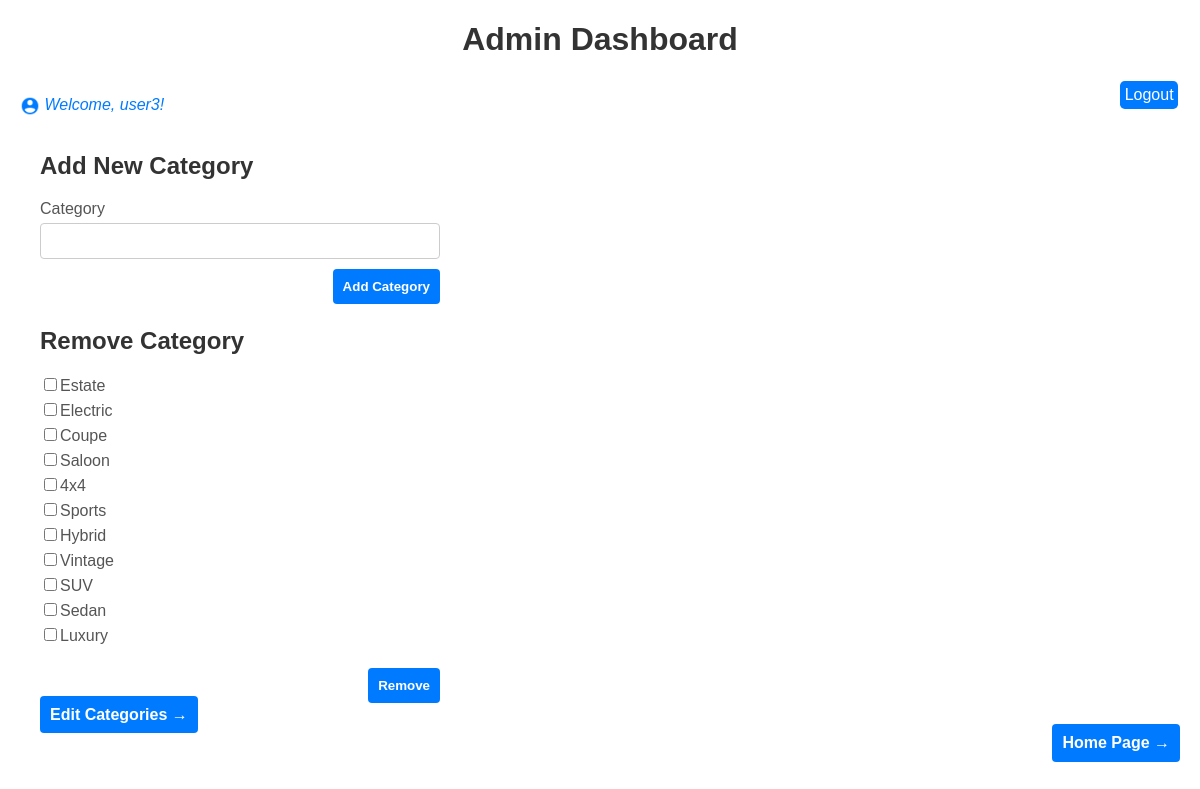
The app's page /adminCategories.php (signed in) with its own data.
### tables this page shows
CREATE TABLE `category` (
  `category_id` int(11) NOT NULL AUTO_INCREMENT,
  `category_name` varchar(20) NOT NULL,
  PRIMARY KEY (`category_id`)
);

### public/deleteCategory.php (the view, shortened to what this page needs)
<?php
require('dbconnect.php');
?>
<!DOCTYPE html>
<html lang="en">
<head>
</head>
<body>
    <div>
        <h2>Remove Category</h2>
        <form action="deleteCategory.php" method="POST">
            <?php
            $statement = $Connection->prepare('select * from category');
            $statement->execute();
            $categories = $statement->fetchAll(PDO::FETCH_ASSOC);
            foreach ($categories as $category) {
                echo '<input type="checkbox" name="selected_categories[]" value="' . $category['category_id'] . '">';
                echo '<label>' . $category['category_name'] . '</label><br>';
            }
            ?>
            <br />
            <button type="submit">Remove</button>
        </form>
    </div>
</body>
</html>

### public/adminCategories.php (style rules this page uses)
body { font-family: Arial, sans-serif; margin: 20px; }

### public/addCategory.php (style rules this page uses)
form { max-width: 400px; }
label { display: block; margin-bottom: 5px; color: #555; }
button { background-color: #007bff; color: #fff; font-weight: bold; padding: 10px; border: none; border-radius: 4px; cursor: pointer; }

### public/deleteCategory.php (style rules this page uses)
div { font-family: Arial, sans-serif; margin: 20px; }
h2 { color: #333; }
form { max-width: 400px; }
label { display: inline-block; margin-bottom: 5px; color: #555; }
button { background-color: #007bff; color: #fff; font-weight: bold; padding: 10px; border: none; border-radius: 4px; cursor: pointer; float: right; }

### records on screen
category: category_name "Estate"
category: category_name "Electric"
category: category_name "Coupe"
category: category_name "Saloon"
category: category_name "4x4"
category: category_name "Sports"
category: category_name "Hybrid"
category: category_name "Vintage"
category: category_name "SUV"
category: category_name "Sedan"
category: category_name "Luxury"

### other values on screen
$_SESSION['username'] "user3"
